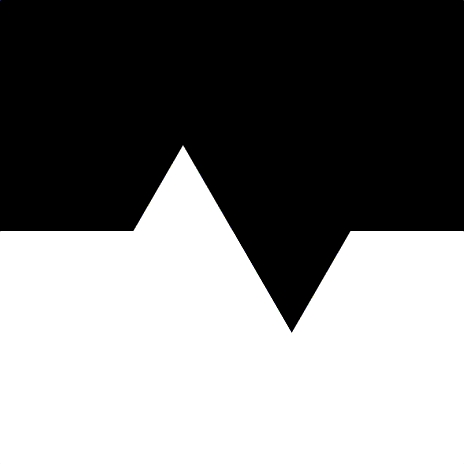
%> input picture Lab5-Materials/Lab5 material/sawtooth.bmp, 464 x 464 px
$ octave task1_1.m   (GNU Octave 9; MATLAB toolbox functions it lacks are replaced by stand-ins)
%> lines starting %> are read from the running program, lines starting %| are printed output that depends on the picture; in (x1, y1, x2, y2) boxes, pixels count from 0 and x2, y2 are one past the last pixel; in counts of white or black regions, pixels touching at a corner belong together; the program's own positions count from 1
### Lab5-Materials/Lab5 material/get_boundary.m
function boundary_edge = get_boundary(im)

disk_se = strel('disk',1);

im_dialtion = imdilate(im, disk_se);

% we can use subtraction to get the same result
boundary_edge = xor(im_dialtion,im);

end

### Lab5-Materials/Lab5 material/task1_1.m
clear
clc

im_sawtooth = imread('sawtooth.bmp');
%> im_sawtooth: size 464x464 uint8; min 0, max 255, mean 126

% dilate method return dilated image - image
im_sawtooth_boundary = get_boundary(im_sawtooth);
%> in get_boundary, `boundary_edge = xor(im_dialtion,im);`:
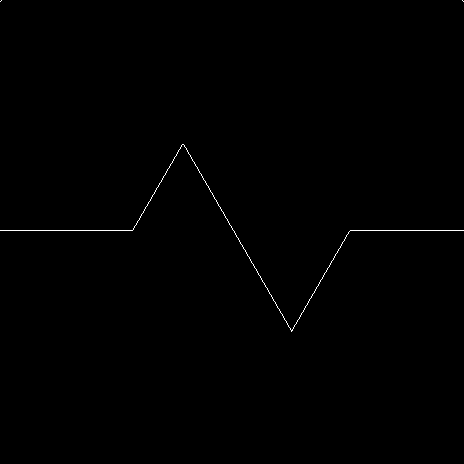
%> boundary_edge: size 464x464 logical; 0.29% white in thin lines or dots, all inside (x1, y1, x2, y2) = (0, 0, 464, 332)
figure(1)
imshow(im_sawtooth_boundary);
title('my morphology method');

% build-in sobel operation
im_sawtooth_edge = edge(im_sawtooth,'sobel');
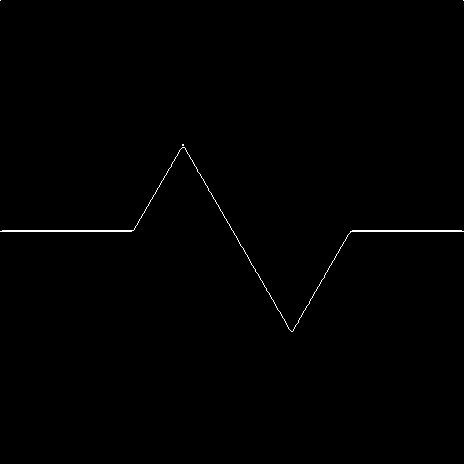
%> im_sawtooth_edge: size 464x464 logical; 0.4% white in thin lines or dots, all inside (x1, y1, x2, y2) = (0, 0, 464, 332)
figure(2)
imshow(im_sawtooth_edge);
title('Build-in Sobel method');

% build-in function
im_sawtooth_perim = bwperim(im_sawtooth,4)
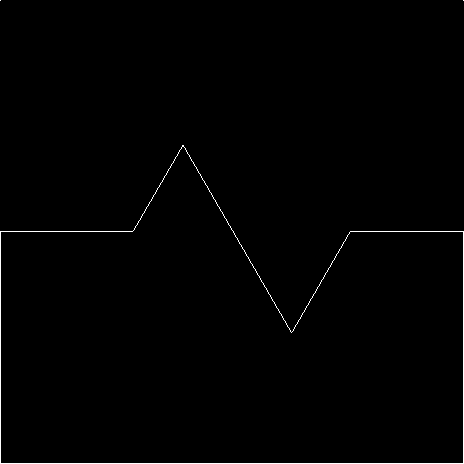
%> im_sawtooth_perim: size 464x464 logical; 0.72% white in thin lines or dots
figure(3)
imshow(im_sawtooth_perim)
title('Build-in morphology method');
